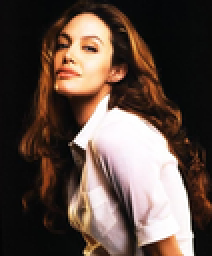
%> input picture Jolie.bmp, 106 x 128 px, shrunk from 494 x 596 before the run (shown 2 times larger)
$ octave noise.m   (GNU Octave 9; MATLAB toolbox functions it lacks are replaced by stand-ins)
%> lines starting %> are read from the running program, lines starting %| are printed output that depends on the picture
### avg_filter.m
%x是需要滤波的图像,n是模板大小(即n×n)
function d=avg_filter(x,n)
a(1:n,1:n)=1;   %a即n×n模板,元素全是1
[height, width]=size(x);   %输入图像是hightxwidth的,且hight>n,width>n
x1=double(x);
x2=x1;
for i=1:height-n+1
    for j=1:width-n+1
        c=x1(i:i+(n-1),j:j+(n-1)).*a; %取出x1中从(i,j)开始的n行n列元素与模板相乘
        s=sum(sum(c));                 %求c矩阵中各元素之和
        x2(i+(n-1)/2,j+(n-1)/2)=s/(n*n); %将与模板运算后的各元素的均值赋给模板中心位置的元素
    end
end
%未被赋值的元素取原值
d=uint8(x2);

### mid_filter.m
%自编的中值滤波函数。x是需要滤波的图像,n是模板大小(即n×n)
function d=mid_filter(x,n)
[height, width]=size(x);   %输入图像是p×q的,且p>n,q>n
x1=double(x);
x2=x1;
for i=1:height-n+1
    for j=1:width-n+1
        c=x1(i:i+(n-1),j:j+(n-1)); %取出x1中从(i,j)开始的n行n列元素,即模板(n×n的)
        e=c(1,:);      %是c矩阵的第一行
        for u=2:n
            e=[e,c(u,:)];     %将c矩阵变为一个行矩阵
        end
        mm=median(e);      %mm是中值
        x2(i+(n-1)/2,j+(n-1)/2)=mm;   %将模板各元素的中值赋给模板中心位置的元素
    end
end
%未被赋值的元素取原值
d=uint8(x2);

### psnr.m
function [ out ] = psnr( X,Y )
[ m,n ] = size( X );
mse = sum(( double(X(:)) - double(Y(:)) ).^2);
mse = mse/(m*n);
out = 10*log10((255*255)/mse);
end

### ssim_index.m
function [mssim, ssim_map] = ssim_index(img1, img2, K, window, L)
C1 = (K(1)*L)^2;
C2 = (K(2)*L)^2;
window = window/sum(sum(window));
img1 = double(img1);
img2 = double(img2);

mu1   = filter2(window, img1, 'valid');
mu2   = filter2(window, img2, 'valid');
mu1_sq = mu1.*mu1;
mu2_sq = mu2.*mu2;
mu1_mu2 = mu1.*mu2;
sigma1_sq = filter2(window, img1.*img1, 'valid') - mu1_sq;
sigma2_sq = filter2(window, img2.*img2, 'valid') - mu2_sq;
sigma12 = filter2(window, img1.*img2, 'valid') - mu1_mu2;

if (C1 > 0 & C2 > 0)
   ssim_map = ((2*mu1_mu2 + C1).*(2*sigma12 + C2))./((mu1_sq + mu2_sq + C1).*(sigma1_sq + sigma2_sq + C2));
else
   numerator1 = 2*mu1_mu2 + C1;
   numerator2 = 2*sigma12 + C2;
   denominator1 = mu1_sq + mu2_sq + C1;
   denominator2 = sigma1_sq + sigma2_sq + C2;
   ssim_map = ones(size(mu1));
   index = (denominator1.*denominator2 > 0);
   ssim_map(index) = (numerator1(index).*numerator2(index))./(denominator1(index).*denominator2(index));
   index = (denominator1 ~= 0) & (denominator2 == 0);
   ssim_map(index) = numerator1(index)./denominator1(index);
end

mssim = mean2(ssim_map);

return

### sobel_u.m
function uSobel = sobel_u(imag)
[high,width] = size(imag);   % 获得图像的高度和宽度
% F2 = double(imag);
U = double(imag);
uSobel = imag;
for i = 2:high - 1   %sobel边缘检测
    for j = 2:width - 1
        Gx = (U(i+1,j-1) + 2*U(i+1,j) + U(i+1,j+1)) - (U(i-1,j-1) + 2*U(i-1,j) + U(i-1,j+1));
        Gy = (U(i-1,j+1) + 2*U(i,j+1) + U(i+1,j+1)) - (U(i-1,j-1) + 2*U(i,j-1) + U(i+1,j-1));
        uSobel(i,j) = sqrt(Gx^2 + Gy^2);
    end
end
% scale = 4;
% cutoff = scale*mean2(uSobel);
% thresh = sqrt(cutoff);
thresh = 240;
uSobel(uSobel>=thresh) = 255;
uSobel(uSobel<thresh) = 0;

### noise.m
%% guassi
image=imread('E:\Jolie.bmp');
%> image is the input picture: size 128x106x3 uint8; mean R, G, B 92.7, 76.2, 67.8
[width,height,z]=size(image);
%> width = 128; height = 106; z = 3
if(z>1)
    image=rgb2gray(image);
%> image: size 128x106 uint8
end
figure(1);
subplot(2,2,1);
imshow(image);
title('原图');
av=0;
std=0.1;
u1=rand(width,height);
u2=rand(width,height);
x=std*sqrt(-2*log(u1)).*cos(2*pi*u2)+av;
% [4 lines of commented-out code are left out]
result1=double(image)/255+x;
result1=uint8(255*result1);
%> result1: size 128x106 uint8
% result1=uint8(double(image)+x);
subplot(2,2,2);
imshow(result1);
title('加高斯噪声后');
avg_image = avg_filter(result1,5);
subplot(2,2,3);
imshow(avg_image);
title('均值滤波后');
mid_image = mid_filter(result1,5);
%> after the loop in mid_filter, `for i=1:height-n+1`:
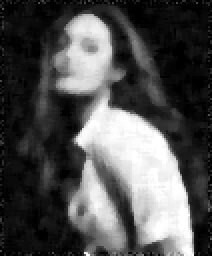
%> x2: size 128x106 double (shown 2 times larger); min 0, max 255, mean 80.6
subplot(2,2,4);
imshow(mid_image);
title('中值滤波后');

avg_psnr = psnr(result1,avg_image);
%> in psnr, `mse = sum(( double(X(:)) - double(Y(:)) ).^2);`: mse = 9669716
%> in psnr, `mse = mse/(m*n);`: mse = 712.7
%> in psnr, `out = 10*log10((255*255)/mse);`: out = 19.6
%> avg_psnr = 19.6
avg_ssim = ssim_index(result1, avg_image, [0.01 0.03], ones(3), 255);
%> in ssim_index, `mssim = mean2(ssim_map);`: mssim = 0.28
mid_psnr = psnr(result1,mid_image);
%> mid_psnr = 20.32
mid_ssim = ssim_index(result1, mid_image, [0.01 0.03], ones(3), 255);
%> call 2 of ssim_index, with K = [0.01 0.03], window = [1 1 1; 1 1 1; 1 1 1], L = 255
%> in ssim_index (call 2), `sigma12 = filter2(window, img1.*img2, 'valid') - mu1_mu2;`:
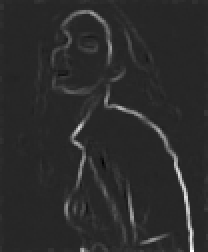
%> sigma12: size 126x104 double (shown 2 times larger); min -1855.7, max 10255.6, mean 261.6; drawn with min black and max white
%> in ssim_index (call 2), `mssim = mean2(ssim_map);`: mssim = 0.296
%% 加入椒盐噪声：
image=imread('E:\Jolie.bmp');
[width,height,z]=size(image);
if(z>1)
    image=rgb2gray(image);
end
result2=image;
figure(2);
subplot(2,2,1);
imshow(image);
title('原图');
k1=0.05;
k2=0.3;
a1=rand(width,height)<k1;
a2=rand(width,height)<k2;
result2(a1&a2)=0;
result2(a1& ~a2)=255;
subplot(2,2,2);
imshow(result2);
title('加椒盐后');
avg_image = avg_filter(result2,5);
subplot(2,2,3);
imshow(avg_image);
title('均值滤波后');
mid_image = mid_filter(result2,5);
%> call 2 of mid_filter, with n = 5
%> after the loop in mid_filter (call 2), `for i=1:height-n+1`:
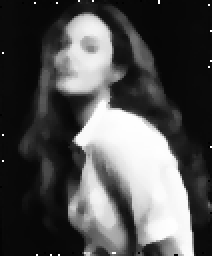
%> x2: size 128x106 double (shown 2 times larger); min 0, max 255, mean 80.6; mean of the top-left, top-right, bottom-left and bottom-right quarters 75.6, 40.3, 57, 149.5
subplot(2,2,4);
imshow(mid_image);
title('中值滤波后');
avg_psnr2 = psnr(result1,avg_image);
%> avg_psnr2 = 18.57
avg_ssim2 = ssim_index(result1, avg_image, [0.01 0.03], ones(3), 255);
%> call 3 of ssim_index, with K = [0.01 0.03], window = [1 1 1; 1 1 1; 1 1 1], L = 255
%> in ssim_index (call 3), `ssim_map = ((2*mu1_mu2 + C1).*(2*sigma12 + C2))./((mu1_sq + mu2_sq + C..`:
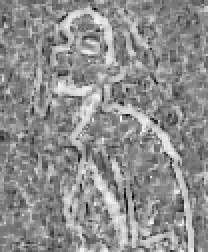
%> ssim_map: size 126x104 double (shown 2 times larger); min -0.693, max 0.972, mean 0.236; drawn with min black and max white
%> in ssim_index (call 3), `mssim = mean2(ssim_map);`: mssim = 0.236
mid_psnr2 = psnr(result1,mid_image);
%> mid_psnr2 = 19.55
mid_ssim2 = ssim_index(result1, mid_image, [0.01 0.03], ones(3), 255);
%> call 4 of ssim_index, with K = [0.01 0.03], window = [1 1 1; 1 1 1; 1 1 1], L = 255
%> in ssim_index (call 4), `sigma2_sq = filter2(window, img2.*img2, 'valid') - mu2_sq;`:
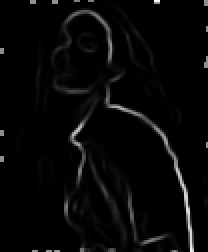
%> sigma2_sq: size 126x104 double (shown 2 times larger); min -1.46e-11, max 10716.2, mean 310.8; drawn with min black and max white
%> in ssim_index (call 4), `ssim_map = ((2*mu1_mu2 + C1).*(2*sigma12 + C2))./((mu1_sq + mu2_sq + C..`:
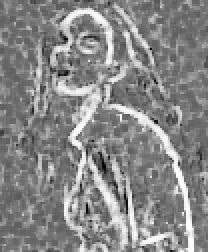
%> ssim_map: size 126x104 double (shown 2 times larger); min -0.536, max 0.995, mean 0.279; drawn with min black and max white
%> in ssim_index (call 4), `mssim = mean2(ssim_map);`: mssim = 0.279
%% 小波变换
figure;
subplot(2,2,1); imshow(result1);
subplot(2,2,2); imshow(result2);
 %用小波函数sym4对x进行2层小波分解
[c,s]=wavedec2(result2,2,'sym4');
%> s = [37 31; 37 31; 67 56; 128 106]
%提取小波分解中第一层的低频图像，即实现了低通滤波去噪
a1=wrcoef2('a',c,s,'sym4');  % a1为 double 型数据；
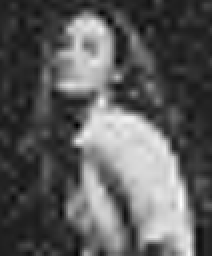
%> a1: size 128x106 double (shown 2 times larger); min -35.18, max 298.3, mean 84.9; drawn with min black and max white
%画出去噪后的图像


subplot(2,2,3); imshow(uint8(a1)); % 注意 imshow()和image()显示图像有区别，imshow()不能显示 double 型数据，必须进行转换 uint8(a1)；
title('第一次去噪图像');           % 并且image() 显示图像有坐标；
%提取小波分解中第二层的低频图像，即实现了低通滤波去噪
%相当于把第一层的低频图像经过再一次的低频滤波处理
a2=wrcoef2('a',c,s,'sym4',2);
%画出去噪后的图像
subplot(2,2,4); imshow(uint8(a2)); %image(a2);
title('第二次去噪图像');

%% sobel
image=imread('E:\Jolie.bmp');
% image=imread('Lena.jpg');
image = rgb2gray(image);
subplot(1,3,1);
imshow(uint8(image));
uSobel = sobel_u(image);
subplot(1,3,2);
imshow(uint8(uSobel));
title('边缘检测后');  %画出边缘检测后的图像
% Matlab自带函数边缘检测
% K为获取得到的关键帧的灰度图
BW3 = edge(image,'sobel', 0.09);
subplot(1,3,3);
imshow(BW3,[]);
title('Matlab自带函数边缘检测');
